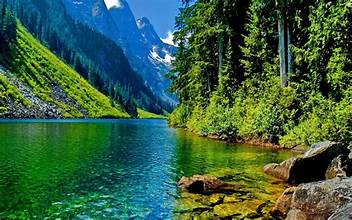
#> input picture tst.jpg, 352 x 220 px, found by its file name
$ jupyter execute image-color-identification.ipynb   (shell and % lines are left out)
#> lines starting #> are read from the running program, lines starting #| are printed output that depends on the picture
[cell 1]
import cv2, numpy as np
from sklearn.cluster import KMeans
import matplotlib.pyplot as plt
import matplotlib.colors as mcolors

css4_db = mcolors.CSS4_COLORS
hex_to_name = {h.lower(): n for n, h in css4_db.items()}

def closest_color_name(rgb):
    min_dist, best = float("inf"), None
    for hex_val, name in hex_to_name.items():
        cr, cg, cb = [int(255*x) for x in mcolors.to_rgb(hex_val)]
        d = (cr-rgb[0])**2 + (cg-rgb[1])**2 + (cb-rgb[2])**2
        if d < min_dist:
            min_dist, best = d, name
    return best

def identify_colors(img_path, num_colors=5):
#> called with img_path = '/kaggle/input/test-img/tst.jpg', num_colors = 5
    img = cv2.imread(img_path)
#> img is the input picture: shape (220, 352, 3); mean B, G, R 66.3, 94.8, 56.5
    img = cv2.cvtColor(img, cv2.COLOR_BGR2RGB)
    small = cv2.resize(img, (100,100), cv2.INTER_AREA)
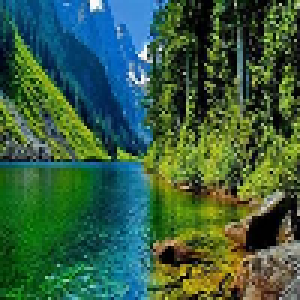
#> small: shape (100, 100, 3) (shown 3 times larger); mean R, G, B 56.3, 94.6, 66.1
    pixels = small.reshape(-1,3)
    clt = KMeans(n_clusters=num_colors, random_state=0).fit(pixels)
    counts = np.bincount(clt.labels_)
#> counts = [1143, 1811, 2117, 1727, 3202]
    cents  = clt.cluster_centers_.astype(int)
#> cents = [[150, 167, 103], [13, 24, 12], [104, 121, 45], [31, 113, 159], [28, 80, 46]]
    total  = counts.sum()
#> total = 10000
    results = []
    for idx in np.argsort(-counts):
        pct = counts[idx]/total
        rgb = tuple(cents[idx])
        name = closest_color_name(rgb)
        results.append((name, rgb, pct))
#> this loop made 5 passes
#> (idx, pct, rgb, name) on passes 1, 3, 5: (4, 0.32, (28, 80, 46), 'darkslategrey'), (1, 0.181, (13, 24, 12), 'black'), (0, 0.114, (150, 167, 103), 'darkkhaki')
#> (pct, rgb, name) on passes 2, 4: (0.212, (104, 121, 45), 'olivedrab'), (0.173, (31, 113, 159), 'darkcyan')
#> after the loop, results = [('darkslategrey', (28, 80, 46), 0.32), ('olivedrab', (104, 121, 45), 0.212), ('black', (13, 24, 12), 0.181), ('darkcyan', (31, 113, 159), 0.173), ('darkkhaki', (150, 167, 103), 0.114)]
    return results

[cell 2]
colors = identify_colors("/kaggle/input/test-img/tst.jpg", num_colors=5)
#> colors has the same summary as results in identify_colors
for name, rgb, pct in colors:
    print(f"{name:>15s}  {pct*100:5.1f}%  RGB={rgb}")
#> this loop made 5 passes
#> (name, rgb, pct) on passes 1 to 5: ('darkslategrey', (28, 80, 46), 0.32), ('olivedrab', (104, 121, 45), 0.212), ('black', (13, 24, 12), 0.181), ('darkcyan', (31, 113, 159), 0.173), ('darkkhaki', (150, 167, 103), 0.114)
#|   darkslategrey   32.0%  RGB=(28, 80, 46)
#|       olivedrab   21.2%  RGB=(104, 121, 45)
#|           black   18.1%  RGB=(13, 24, 12)
#|        darkcyan   17.3%  RGB=(31, 113, 159)
#|       darkkhaki   11.4%  RGB=(150, 167, 103)

bar = np.zeros((50, 300, 3), dtype="uint8")
start = 0
for name, rgb, pct in colors:
    end = start + int(pct*300)
    bar[:, start:end] = rgb
    start = end
#> this loop made 5 passes
#> (name, rgb, pct, end, start) on passes 1 to 5: ('darkslategrey', (28, 80, 46), 0.32, 96, 96), ('olivedrab', (104, 121, 45), 0.212, 159, 159), ('black', (13, 24, 12), 0.181, 213, 213), ('darkcyan', (31, 113, 159), 0.173, 264, 264), ('darkkhaki', (150, 167, 103), 0.114, 298, 298)
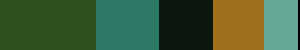
#> bar: shape (50, 300, 3); mean of channels 0, 1, 2 55.4, 93.5, 65; drawn as B, G, R

plt.figure(figsize=(5,1))
plt.axis("off")
plt.imshow(bar)
plt.show()
